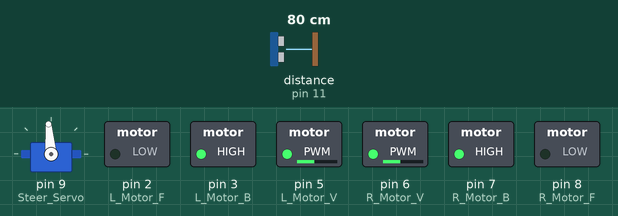
Recording of a sketch running on a simulated Arduino Uno, built with avr-gcc and run on an emulated ATmega328P. Shown: servo, switched loads named in the sketch (green lamp = pin HIGH). Wiring (inferred from the names in the program): ultrasonic range finder: trigger pin 12; echo pin 11. The test bench sets the inputs (shaded band); at power-on: distance to the obstacle (sensor on pin 11) 80 cm. The echo pulse lasts 58.3 µs per cm; pins used as bus, display or sensor lines are not drawn.

Above: at 1.2 s.
1.3 s: distance to the obstacle (sensor on pin 11) set to 43 cm
2.8 s: distance to the obstacle (sensor on pin 11) set to 37 cm
At 3.4 s:
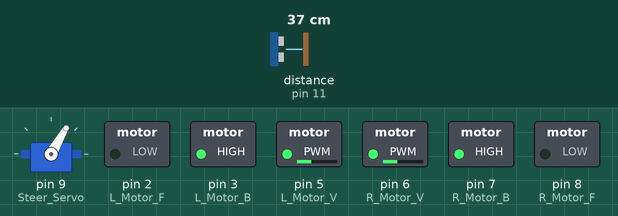
4.3 s: distance to the obstacle (sensor on pin 11) set to 9 cm
5.8 s: distance to the obstacle (sensor on pin 11) set to 6 cm
At 6.5 s:
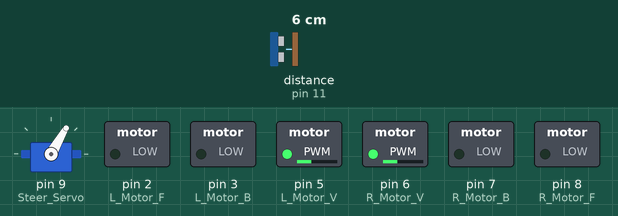
7.3 s: distance to the obstacle (sensor on pin 11) set to 18 cm
At 7.9 s:
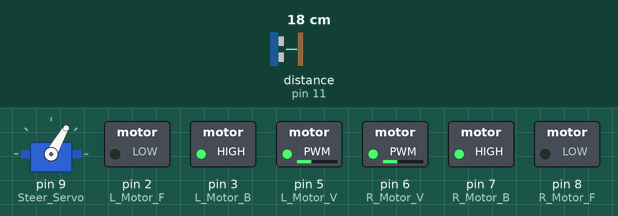
8.8 s: distance to the obstacle (sensor on pin 11) set to 2 cm
At 9.9 s:
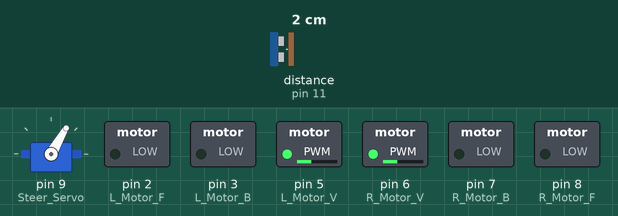
Timing chart, 0 to 11.3 s (numbered marks = the images above; inputs shaded):
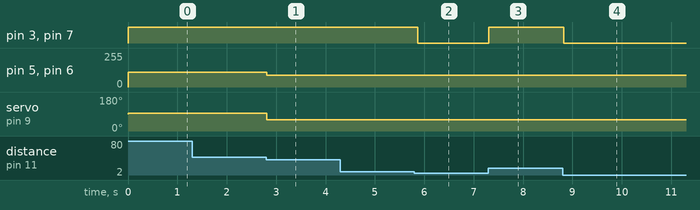

The sketch:

Ultrasonic_Servo_Motor3.ino
```cpp
#include <Servo.h>

int TRIG = 12;                  //ultrasonic sensor trig pin
int ECHO = 11;                  // " echo pin
float duration;
float distance;

#define L_Motor_F 2       //드라이브와 아두이노 연결 핀
#define L_Motor_B 3
#define L_Motor_V 5
#define R_Motor_B 7
#define R_Motor_F 8
#define R_Motor_V 6
#define Obstacle 1
Servo Steer_Servo;

void setup()
{
  Steer_Servo.attach(9);            //9번핀에 서보 연결
  pinMode(L_Motor_F, OUTPUT);
  pinMode(L_Motor_B, OUTPUT);
  pinMode(L_Motor_V, OUTPUT);
  pinMode(R_Motor_B, OUTPUT);
  pinMode(R_Motor_F, OUTPUT);
  pinMode(R_Motor_V, OUTPUT);
  Serial.begin(9600);
  pinMode(TRIG, OUTPUT);
  pinMode(ECHO, INPUT);
}

void loop()
{
  getDistance();
  if (distance >= 40)
  {
    Steer_Servo.write(95);
    setSpeed(110);
    forward();
  }
  else if ((distance < 40) && (distance >= 7) && digitalRead(Obstacle) == LOW)
  {
    Steer_Servo.write(60);
    setSpeed(90);
    forward();
    delay(100);
  }
  else if ((distance < 40) && (distance >= 7) && digitalRead(Obstacle) == HIGH)
  {

    Steer_Servo.write(130);
    setSpeed(90);
    forward();
    delay(100);
  }
  else if (distance < 7)
  {
    stop();
  }
}

void forward()     //정회전
{
  digitalWrite(L_Motor_F, LOW);
  digitalWrite(L_Motor_B, HIGH);
  digitalWrite(R_Motor_F, LOW);
  digitalWrite(R_Motor_B, HIGH);
}

void stop()      //정지
{
  digitalWrite(L_Motor_F, LOW);
  digitalWrite(L_Motor_B, LOW);
  digitalWrite(R_Motor_F, LOW);
  digitalWrite(R_Motor_B, LOW);

}

void backward()     //역회전
{
  Steer_Servo.write(95);
  digitalWrite(L_Motor_F, HIGH);
  digitalWrite(L_Motor_B, LOW);
  digitalWrite(R_Motor_F, HIGH);
  digitalWrite(R_Motor_B, LOW);
}

void getDistance()          //거리계산
{
  digitalWrite(TRIG, HIGH);
  delayMicroseconds(10);
  digitalWrite(TRIG, LOW);
  duration = pulseIn(ECHO, HIGH);
  distance = ((340 * duration) / 10000) / 2;
}

void setSpeed(char speed)
{
  analogWrite(L_Motor_V, speed);
  analogWrite(R_Motor_V, speed);
}
```

Measured:
- the behaviour switches between 41 and 40 cm on distance to the obstacle (sensor on pin 11) (found by bisection; images 0 and 1)
- the behaviour switches between 8 and 7 cm on distance to the obstacle (sensor on pin 11) (found by bisection; images 1 and 2)
- after the input at 1.3 s, every drawn part: stays the same
- after the input at 2.8 s, pin 5 (L_Motor_V), pin 6 (R_Motor_V): 110/255 → 90/255 at once; servo on pin 9 (Steer_Servo): 95° → 60° at once
- after the input at 4.3 s, every drawn part: stays the same
- after the input at 5.8 s, pin 3 (L_Motor_B), pin 7 (R_Motor_B): HIGH → LOW after 0.06 s
- after the input at 7.3 s, pin 3 (L_Motor_B), pin 7 (R_Motor_B): LOW → HIGH at once
- after the input at 8.8 s, pin 3 (L_Motor_B), pin 7 (R_Motor_B): HIGH → LOW at once
